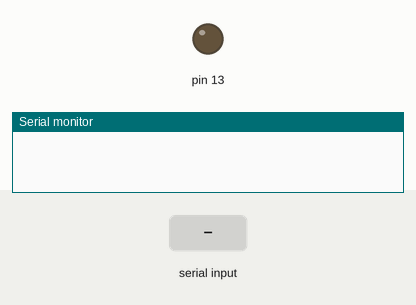
Simulated run of this program. Board: Arduino Nano, built with avr-gcc and run on an emulated ATmega328P. Shown: output pins drawn as LEDs (lit = HIGH), the last lines printed to the serial monitor. The test bench sets the inputs (shaded band).

Above: at 1.2 s.
1.3 s: "90,45\n" received over Serial
At 2.8 s:
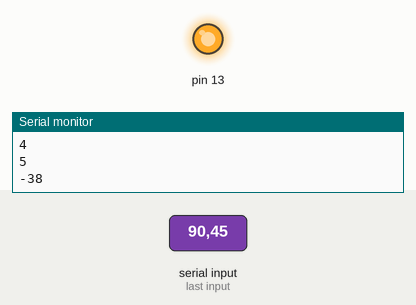
4.3 s: "30,150\n" received over Serial
At 7.0 s:
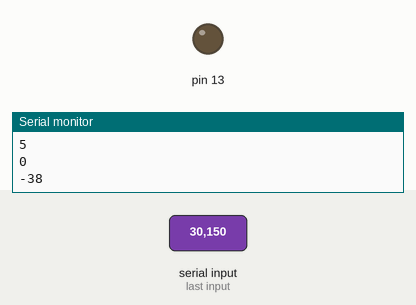
7.3 s: "90\n" received over Serial
At 8.8 s:
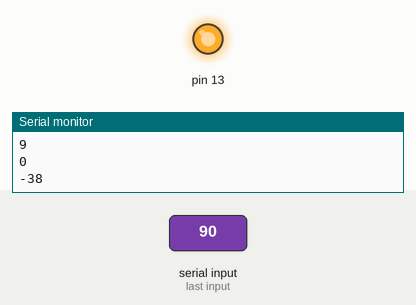
Timing chart, 0 to 10.5 s (numbered marks = the images above; inputs shaded):
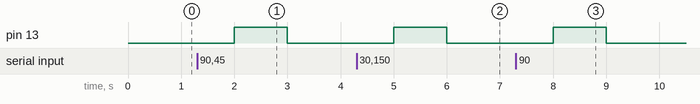

The program:

main.cpp
```cpp
#include <Arduino.h>
#include <avr/delay.h>
#include "digital_out.h"
#include "timer_msec.h"
#include "fifo.h"

 // ----- PART 2 -----

// initialize classes
Digital_out led(5);
Timer_msec timer;
Fifo f;

// variables
int input;

void setup()
{
	Serial.begin(9600); // opens serial port, sets data rate to 9600 bps
  led.init();
  timer.init(1000);
}

void loop()
{
	// send data only when you receive data:
	if (Serial.available() > 0)
	{
		// read the incoming byte: read the go/start command
		input = Serial.read();
    Serial.println(input-48,DEC);

    f.put(input);
  }
    if (f.is_full() == true){
      led.set_hi();
    }
    else{
      led.set_lo();
    }
}

ISR(TIMER1_COMPA_vect)
{
  f.get();
}
```

digital_out.h
```cpp
#include <stdint.h> //to import for uint

class Digital_out
{
    public:
        Digital_out(uint8_t); //pinMask is the bitmask for the registor
        void init();
        void set_hi();
        void set_lo();
        void toggle();
    private:
        uint8_t pinMask;
};
```

fifo.h
```cpp
#ifndef FIFO_H
#define FIFO_H

const int FIFO_SIZE = 5;

class Fifo
{
public:
    Fifo();
    int get();
    void put(int item);
    bool is_empty();
    bool is_full();
    void reset();

    void test_normal_flow();
    void test_underflow();
    void test_overflow();
    void test_overwrite();

    int *head = buffer;
    int *tail = buffer;
    int init = 0;
    int circular_get();
    void circular_put(int item);
    bool circular_is_empty();
    bool circular_is_full();
    void circular_reset();

private:
    int buffer[FIFO_SIZE];
    int position = 0;
    // add variables pointing to the front and back of the buffer
};

#endif // FIFO_H
```

timer_msec.h
```cpp
#include <stdint.h> //to import for uint

class Timer_msec
{
    public:
        Timer_msec();
        void init(int);
        void init(int period, float duty_cycle);
        void set(float duty_cycle);
};
```

digital_out.cpp
```cpp
#include "digital_out.h"
#include <avr/io.h>

Digital_out::Digital_out(uint8_t pin)
{
    pinMask = pin;
}

void Digital_out::init() // function to initialize the pin
{
    DDRB |= (1 << pinMask);
}

void Digital_out::set_hi() // turning pin to high
{
    PORTB |= (1 << pinMask);
}

void Digital_out::set_lo() // Turning pin to low
{
    PORTB &= ~(1 << pinMask);
}

void Digital_out::toggle() // toggle pins
{
    PORTB ^= (1 << pinMask);
}
```

fifo.cpp
```cpp
#include <fifo.h>

Fifo::Fifo()
{
}

// ---- Fifo list TESTING-----
int Fifo::get()
{
    if (!is_empty())
    {
        int value = buffer[0];
        for (int i = 0; i < 4; i++)
        {
            buffer[i] = buffer[i + 1];
        }
        position--;
        return value;
    }
    else
    {
        return 0;
    }
}

// ------ Fifo list ------
void Fifo::put(int value)
{
    if (position == 5)
    {
        get();
    }
    buffer[position] = value;
    position++;
}

bool Fifo::is_empty()
{
    if (position < 0)
    {
        position = 0;
    }
    return position == 0;
}

bool Fifo::is_full()
{
    return position == 4;
}

void Fifo::reset()
{
    for (int i = 0; i < 5; i++)
    {
        buffer[i] = 0;
    }
    position = 0;
}

void Fifo::test_normal_flow()
{
    position = 0;
}

void Fifo::test_underflow()
{
    position = 0;
}

void Fifo::test_overflow()
{
    position = 4;
}

void Fifo::test_overwrite()
{
}

// -- Circular TESTING

int Fifo::circular_get()
{
    if (!is_empty())
    {
        int front = *head;
        head++;

        if (position > 0)
        {
            position--;
        }
        if (head == &buffer[0] + 5)
        {
            head = &buffer[0];
        }
        return front;
    }
}

void Fifo::circular_put(int item)
{
    *tail = item;
    if (head == tail && init != 0)
    {
        head++;
        if (head == &buffer[0] + 5)
        {
            head = &buffer[0];
        }
    }
    else
    {
        init = 1;
    }
    tail++;
    if (tail == &buffer[0] + 5)
    {
        tail = &buffer[0];
    }
    if (position < 5)
    {
        position++;
    }
}

bool Fifo::circular_is_empty()
{
    if (position < 0)
    {
        position = 0;
    }
    return position == 0;
}

bool Fifo::circular_is_full()
{
    return position == 4;
}

void Fifo::circular_reset()
{
    for (int i = 0; i < 5; i++)
    {
        buffer[i] = 0;
    }
    position = 0;
}
```

timer_msec.cpp
```cpp
#include "timer_msec.h"
#include <avr/io.h>
#include <avr/interrupt.h>

// PART 1
Timer_msec::Timer_msec()
{
}

// First initializing timer
void Timer_msec::init(int period_ms)
{
    // this code sets up timer1 for a 1s @ 16Mhz Clock (mode 4)
    // counting 16000000/1024 cycles of a clock prescaled by 1024
    // Time period for one cycle = 1024/16000000 = 64microsec
    // to find the number of counts to reach 1000ms we calculate 1000ms/64*10-3 = 15625. The counter
    // needs to reach 15625-1 in order to get 1000ms.
    // therefor register OCR1A is interrupted for every period_ms with this equation =
    // period_ms*10^-3 * 16*10^6 /1024 -1 = period_ms * 16000 / 1024 -1
    TCCR1A = 0; // set timer1 to normal operation (all bits in control registers A and B set to zero)
    TCCR1B = 0; //
    TCNT1 = 0; // initialize counter value to 0

    OCR1A = (period_ms * 16000.0 / 1024 - 1); // if * 2 þá blinks on 1/2 sek on off PRESCALING timer 1A
    // assign target count to compare register A (must be less than 65536)
    TCCR1B |= (1 << WGM12); // clear the timer on compare match A
    TIMSK1 |= (1 << OCIE1A); // set interrupt on compare match A
    TCCR1B |= (1 << CS12) | (1 << CS10); // set prescaler to 1024 and start the timer
}

// PART 2
void Timer_msec::init(int period_ms, float duty_cycle)
{
    // this code sets up timer1 for a 1s @ 16Mhz Clock (mode 4)
    // counting 16000000/1024 cycles of a clock prescaled by 1024
    TCCR1A = 0; // set timer1 to normal operation (all bits in control registers A and B set to zero)
    TCCR1B = 0; //
    TCNT1 = 0; // initialize counter value to 0 (resetting the timer value)
    OCR1A = (period_ms * 16000.0/1024 - 1);
    OCR1B = OCR1A * duty_cycle;
    // assign target count to compare register A (must be less than 65536)
    TCCR1B |= (1 << WGM12); // clear the timer on compare match A
    TIMSK1 |= (1 << OCIE1A); // set interrupt on compare match A
    TIMSK1 |= (1 << OCIE1B); // interrupt on compare match B
    TCCR1B |= (1 << CS12) | (1 << CS10); // set prescaler to 1024 and start the timer
}


// PART 3
void Timer_msec::set(float duty_cycle)
{
    OCR1B = duty_cycle*OCR1A;
}
```

Measured:
- after the input at 1.3 s, pin 13: LOW → HIGH after 0.70 s, → LOW 1.0 s later
- after the input at 4.3 s, pin 13: LOW → HIGH after 0.70 s, → LOW 1.0 s later
- after the input at 7.3 s, pin 13: LOW → HIGH after 0.70 s, → LOW 1.0 s later
